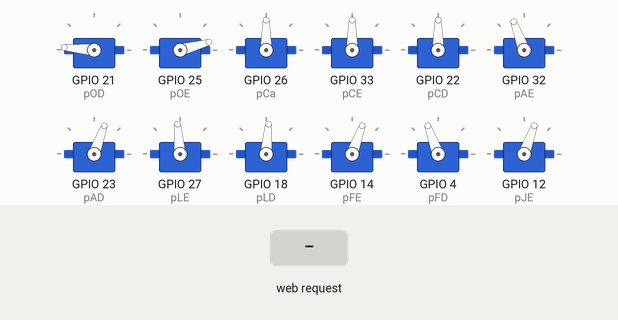
This sketch was run on a simulated ESP32. Parts: 12 × servo. The test bench sets the inputs (shaded band). WiFi joins after 1.5 s; servers stay silent unless stated; what the sketch prints to the serial monitor is not drawn.

Above: at 2.7 s.
2.8 s: HTTP request GET /andar received
At 2.95 s:
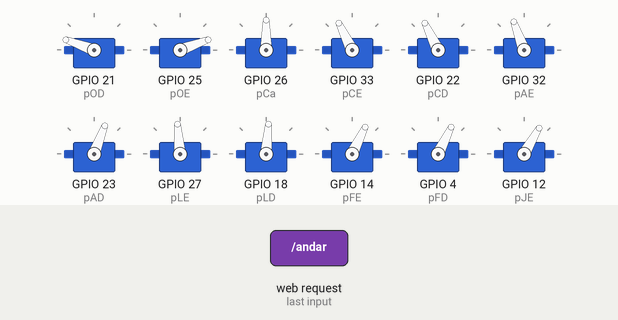
At 3.55 s:
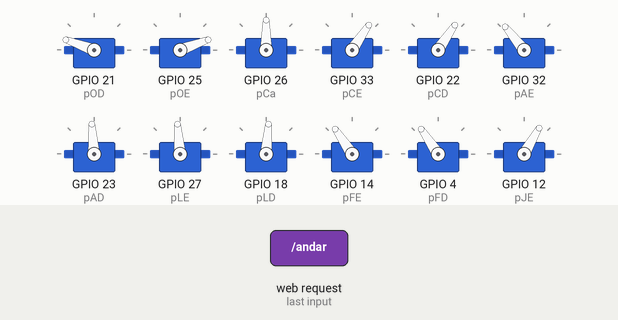
5.8 s: HTTP request GET /acenar received
At 5.95 s:
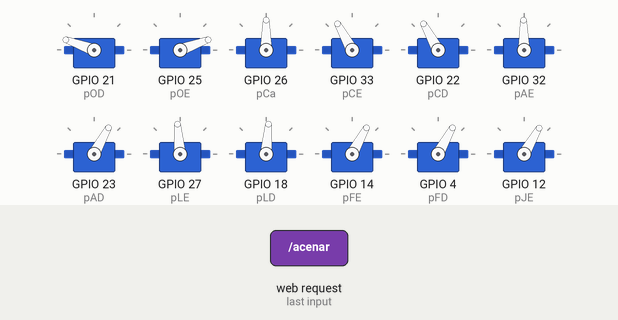
Timing chart, 0 to 14.8 s (numbered marks = the images above; inputs shaded):
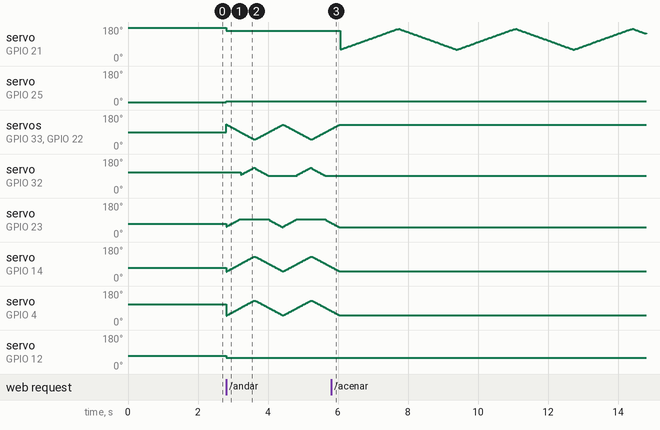

The sketch:

shadow_esp32_controle.ino
```cpp
// Bibliotecas WiFi Esp32
#include <WiFi.h>
#include <WiFiClient.h>
#include <WiFiManager.h>
#include <WiFiAP.h>

// Info rede Esp32
IPAddress ip(192,168,8,222);
IPAddress gateway(192,168,8,100);
IPAddress subnet(255,255,255,0);
WiFiServer server(80);

// Biblioteca Servo Esp32
#include <ESP32_Servo.h>

// Declarações Servos Robô Humanoide
Servo OD; //Ombro Direito
Servo OE; //Ombro Esquerdo
Servo Ca; //Cabeça
Servo CE; //Frontal Braço Esquerdo
Servo CD; //Frontal Braço Direito
Servo AE; //Antebraço Esquerdo
Servo AD; //Antebraço Direito
Servo LE; //Lateral Perna Esquerdo
Servo LD; //Lateral Perna Direito
Servo FE; //Frontal Perna Esquerdo
Servo FD; //Frontal Perna Direito
Servo JE; //Joelho Esquerdo
Servo JD; //Joelho Direito

#define pOD 21 //Ombro Direito
#define pOE 25 //Ombro Esquerdo
#define pCa 26 //Cabeça
#define pCE 33 //Frontal Braço Esquerdo
#define pCD 22 //Frontal Braço Direito
#define pAE 32 //Antebraço Esquerdo
#define pAD 23 //Antebraço Direito
#define pLE 27 //Lateral Perna Esquerdo
#define pLD 18 //Lateral Perna Direito
#define pFE 14 //Frontal Perna Esquerdo
#define pFD 4  //Frontal Perna Direito
#define pJE 12 //Joelho Esquerdo
#define pJD 2  //Joelho Direito
//2 4 12 14 18 21 22 23 25 26 27 32 33

String leitOd, leitOe, leitC, leitCD, leitCE, leitAE, leitAD, leitLE, leitLD, leitFE, leitFD, leitJE, leitJD;

int acao = 0;

void PosPadrao();
void Shadow();
void Andar();
void Acenar();
void Sentar();

void setup() {
  // Iniciar Serial
  Serial.begin(115200);

  // Configurações WiFi
  WiFiManager wm;
  bool res;
  res = wm.autoConnect("Shadow","12345678");
  WiFi.mode(WIFI_STA);
  WiFi.config(ip, gateway, subnet);
  Serial.print("IP address: ");
  Serial.println(WiFi.localIP());
  server.begin();
  Serial.println("Server started");

  // Configurações Servos
  OD.attach(pOD);
  OE.attach(pOE);
  Ca.attach(pCa);
  CE.attach(pCE);
  CD.attach(pCD);
  AE.attach(pAE);
  AD.attach(pAD);
  LE.attach(pLE);
  LD.attach(pLD);
  FE.attach(pFE);
  FD.attach(pFD);
  JE.attach(pJE);
  JD.attach(pJD);

  PosPadrao();
}

void loop() {
  // Leiitura WiFi
  WiFiClient client = server.available();
  if (client){
    String currentLine = "";
    while (client.connected()) {
      if (client.available()) {
        char c = client.read();
        if (c == '\n') break;
        else if (c != '\r') currentLine += c;

        // parar
        if (currentLine.endsWith("GET /parar")) acao = 0;

        // shadow
        else if (currentLine.endsWith("GET /shadow")) acao = 1;

        // andar
        else if (currentLine.endsWith("GET /andar")) acao = 2;

        // acenar
        else if (currentLine.endsWith("GET /acenar")) acao = 3;

        // sentar
        else if (currentLine.endsWith("GET /sentar")) acao = 4;
      }
    }
  }

  // Resetar
  if (acao == 0){
    PosPadrao();
  }

  // Modo Shadow
  else if (acao == 1){
    Shadow();
  }

  //Andar
  else  if (acao == 2){
    Andar();
  }

  // Acenar
  else if (acao == 3){
    Acenar();
  }

  // Sentar
  else if (acao == 4){
    Sentar();
  }
}

void PosPadrao() {
  OD.write(175);
  OE.write(15);
  Ca.write(90);
  CE.write(90);
  CD.write(90);
  AE.write(110);
  AD.write(70);
  LE.write(95);
  LD.write(85);
  FE.write(70);
  FD.write(110);
  JE.write(70);
  JD.write(120);
}

void Shadow() {
  if (Serial.available() > 0){
    leitOd = Serial.readStringUntil('q');
    leitOe = Serial.readStringUntil('w');
    leitC  = Serial.readStringUntil('e');
    leitCE = Serial.readStringUntil('r');
    leitCD = Serial.readStringUntil('t');
    leitAE = Serial.readStringUntil('y');
    leitAD = Serial.readStringUntil('u');
    leitLE = Serial.readStringUntil('i');
    leitLD = Serial.readStringUntil('o');
    leitFE = Serial.readStringUntil('p');
    leitFD = Serial.readStringUntil('a');
    leitJE = Serial.readStringUntil('s');
    leitJD = Serial.readStringUntil('d');

    OD.write(leitOd.toInt());
    OE.write(leitOe.toInt());
    Ca.write( leitC.toInt());
    CE.write(leitCE.toInt());
    CD.write(leitCD.toInt());
    AE.write(leitAE.toInt());
    AD.write(leitAD.toInt());
    LE.write(leitLE.toInt());
    LD.write(leitLD.toInt());
    FE.write(leitFE.toInt());
    FD.write(leitFD.toInt());
    JE.write(leitJE.toInt());
    JD.write(leitJD.toInt());
  }
}

void Andar() {
  int d = 130;
    OD.write(160); //180
    OE.write(20);
    JE.write(60);
    JD.write(130);
    for (int c = 50; c < 130; c++){
      FE.write(c);
      FD.write(c);
      CD.write(d);
      CE.write(d);
      if (c > 90) AE.write(c + 5);
      if (c < 90) AD.write(c + 5);
      d--;
      delay(10);
    }
    delay(20);
    for (int i = 130; i > 50; i--){
      FE.write(i);
      FD.write(i);
      CD.write(d);
      CE.write(d);
      if (i > 90) AE.write(i);
      if (i < 90) AD.write(i);
      d++;
      delay(10);
    }
}

void Acenar() {
  OE.write(20);
    for (int d = 0; d < 3; d++){
      for (int c = 60; c < 170; c++){
        OD.write(c);
        delay(15);
      }
      delay(40);
      for (int i = 170; i > 60; i--){
        OD.write(i);
        delay(15);
      }
    }
    acao = 0;
}

void Sentar() {
  OD.write(175);
  OE.write(15);
  Ca.write(90);
  CE.write(90);
  CD.write(90);
  AE.write(110);
  AD.write(70);
  LE.write(95);
  LD.write(85);
  FE.write(0);
  FD.write(180);
  JE.write(90);
  JD.write(90);
}
```

Measured:
- after the input at 2.8 s, servo on GPIO 21 (pOD): 175° → 160° at once; servo on GPIO 25 (pOE): 15° → 20° at once
- after the input at 5.8 s, servo on GPIO 33 (pCE), servo on GPIO 22 (pCD): goes on until 6.0 s, then stays 129°; servo on GPIO 32 (pAE): stops changing and stays 91°; servo on GPIO 23 (pAD), servo on GPIO 14 (pFE), servo on GPIO 4 (pFD): goes on until 6.0 s, then stays 51°
